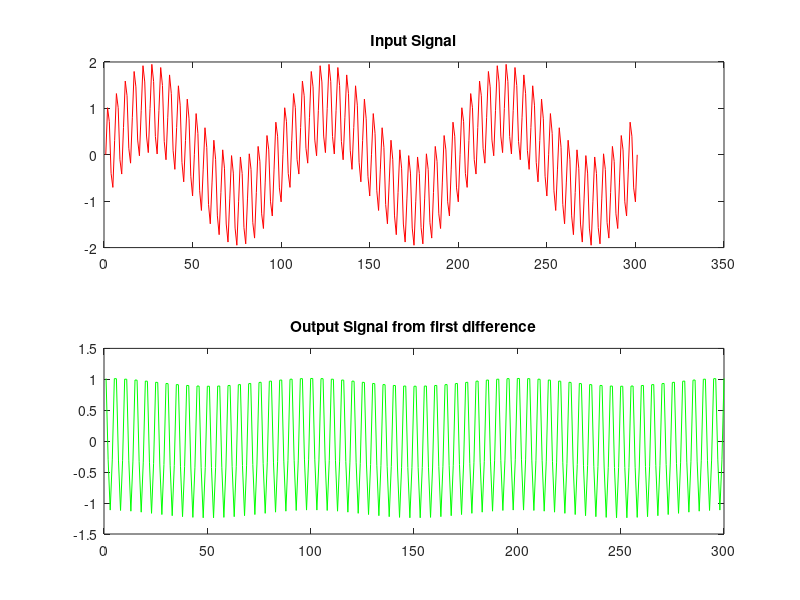

Source code (MATLAB):
%%%%%%%%%%%%%%%%%%%%%%%%%%%%%%%%%%%%%%%%%%%
%%%%%%%%%%%% Load input signal %%%%%%%%%%%%
%%%%%%%%%%%%%%%%%%%%%%%%%%%%%%%%%%%%%%%%%%%

input_signal= load('_signal_20hz_1hz.txt');

%%%%%%%%%%%%%%%%%%%%%%%%%%%%%%%%%%%%%%%%%%%
%%%%%%%%%%%%%%  Running sum  %%%%%%%%%%%%%%
%%%%%%%%%%%%%%%%%%%%%%%%%%%%%%%%%%%%%%%%%%%
output_signal= cumsum(input_signal);
subplot(2,1,1);
plot(input_signal,'r');
title('Input Signal');
subplot(2,1,2);
plot(output_signal,'g');
title('Output Signal from running sum');

%%%%%%%%%%%%%%%%%%%%%%%%%%%%%%%%%%%%%%%%%%%
%%%%%%%%%%% First Difference %%%%%%%%%%%%%%
%%%%%%%%%%%%%%%%%%%%%%%%%%%%%%%%%%%%%%%%%%%
output_signal= diff(input_signal);
subplot(2,1,1);
plot(input_signal,'r');
title('Input Signal');
subplot(2,1,2);
plot(output_signal,'g');
title('Output Signal from first difference');